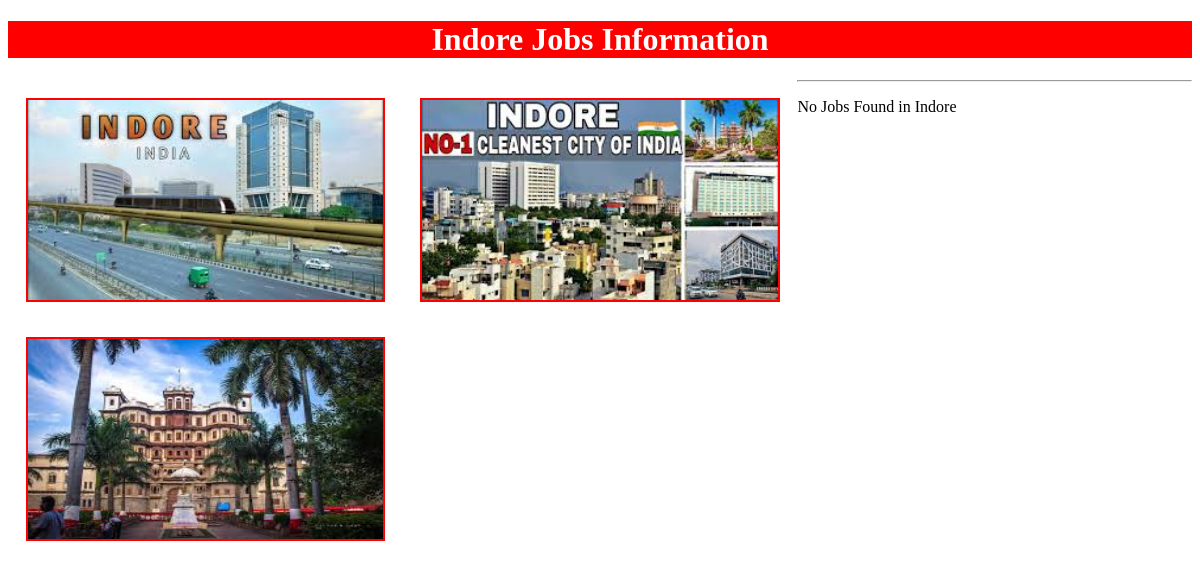
The page /indorejobs/ on the database as committed earlier.
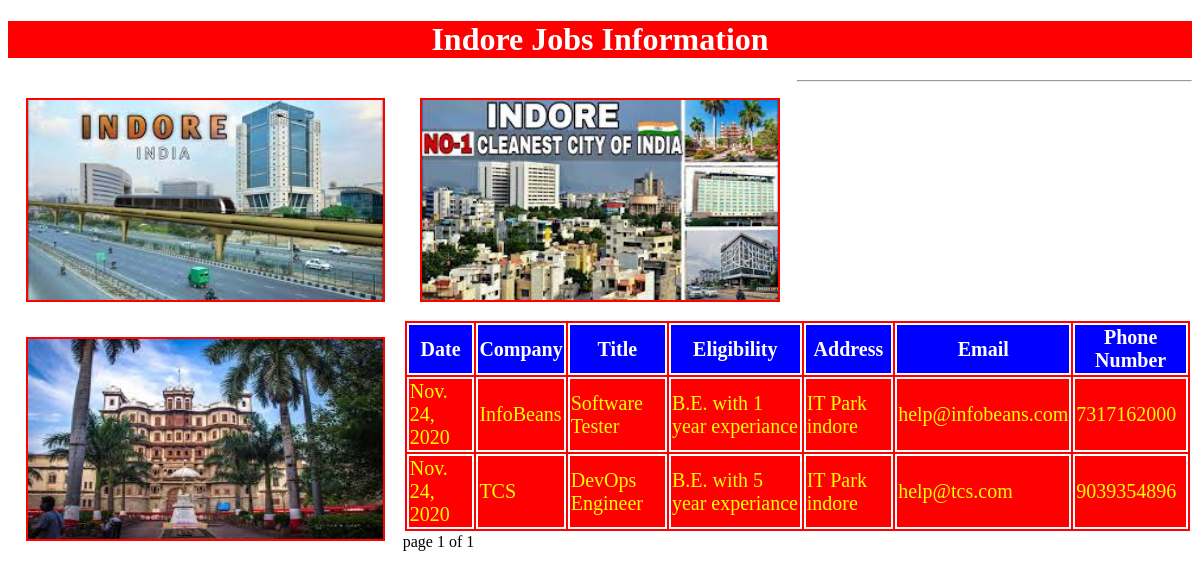
The same page on the database as committed later.
### testapp/models.py (models this page shows)
class indorejobs(models.Model):
    date = models.DateField()
    company = models.CharField(max_length=100)
    title = models.CharField(max_length=100)
    eligibility = models.CharField(max_length=100)
    address = models.CharField(max_length=100)
    email = models.EmailField()
    phonenumber = models.IntegerField()

### testapp/views.py (the view)
# urls.py: url(r'^indorejobs/', views.indorejobs1),
def indorejobs1(request):
    jobs_list = indorejobs.objects.order_by('-date')
    paginator = Paginator(jobs_list, 25)
    page_number = request.GET.get('page')
    try:
        jobs_list = paginator.page(page_number)
    except PageNotAnInteger:
        jobs_list = paginator.page(1)
    except EmptyPage:
        jobs_list = paginator.page(paginator.num_pages)
    return render(request, 'testapp/indorejobs.html', {'jobs_list': jobs_list})

### templates/testapp/indorejobs.html (shortened to what this page needs)
<!DOCTYPE html>
{%load static %}
<html lang="en" dir="ltr">
  <head>
    <link rel="stylesheet" href="{% static "css/demodjproject.css" %}">
  </head>
  <body>
    <h1>Indore Jobs Information</h1>
      <img src="{%static "images/indore1.jpeg"%}" alt="">
      <img src="{%static "images/indore2.jpeg"%}" alt="">
      <img src="{%static "images/index.jpeg"%}" alt="">
      <hr>
      {% if jobs_list %}
      <table id='tab'>
        <thead>
          <th>Date</th>
          <th>Company</th>
          <th>Title</th>
          <th>Eligibility</th>
          <th>Address</th>
          <th>Email</th>
          <th>Phone Number</th>
        </thead>
        {%for job in jobs_list %}
        <tr>
          <td>{{job.date}}</td>
          <td>{{job.company}}</td>
          <td>{{job.title}}</td>
          <td>{{job.eligibility}}</td>
          <td>{{job.address}}</td>
          <td>{{job.email}}</td>
          <td>{{job.phonenumber}}</td>
        </tr>
        {% endfor %}
      </table>
      {%include 'testapp/pagination.html' with page=jobs_list%}
      {%else %}
      <p>No Jobs Found in Indore</p>
    {% endif %}
  </body>
</html>

### templates/testapp/pagination.html (shortened to what this page needs)
<div class="paginator">
  <span class='current'>
    page {{page.number}} of {{page.paginator.num_pages}}
  </span>
</div>

### static/css/demodjproject.css (style rules this page uses)
body { background: url(https://images.unsplash.com/photo-1512665591-75fa7ba868d7?ixlib=rb-0.3.5&ixid=eyJhcHBfaWQiOjEyMDd9&s=9fff1ea450ba4c7242b1bd207630469f&auto=format&fit=crop&w=667&q=80) }
img { height: 200px; width:30%; float:left; margin:1.5%; border:2px solid red; }
h1 { color:white; text-align: center; background:red; }
table,thead,th,tr,td { color:yellow; border:2px solid white; font-size: 20px; margin:auto; background:red; }
thead,th { color:white; border:2px solid white; font-size: 20px; margin:auto; background:blue; }

Rows that differ between the two databases and show on the page:
added indorejobs: date "Nov. 24, 2020", company "InfoBeans", title "Software Tester", eligibility "B.E. with 1 year experiance", address "IT Park indore", email "help@infobeans.com", phonenumber "7317162000"
added indorejobs: date "Nov. 24, 2020", company "TCS", title "DevOps Engineer", eligibility "B.E. with 5 year experiance", address "IT Park indore", email "help@tcs.com", phonenumber "9039354896"
Other text that changed with them:
{{ page.number }}: (not shown) → "1"
{{ page.paginator.num_pages }}: (not shown) → "1"
text no longer shown: "No Jobs Found in Indore"
text now shown: "Date Company Title Eligibility Address Email Phone Number page of"
